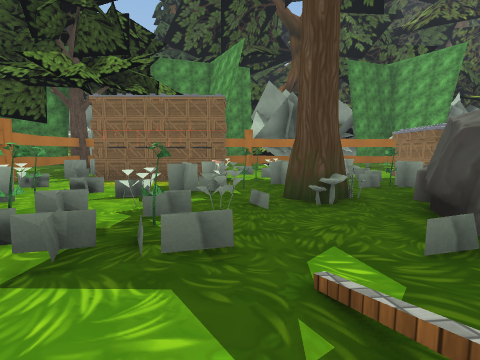
View 1 (above)

24 first-person views from a walk through a 3-D level made in the Unity game engine. The camera is 1.4 m above the floor, tilts 6° down and sees 85° across. The floor is counted in squares, 2 m on a side. Each view is taken from the middle of a square. On the plan, view 1 faces up. The plan holds only what a view shows up to about 9 squares ahead; the rest is blank. The place goes on beyond the plan. The player character is not drawn. Some surface patterns are stand-ins.

View 2
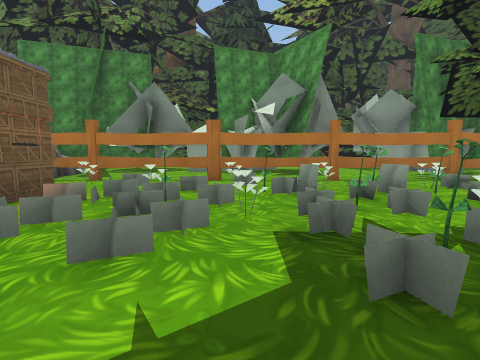

View 3
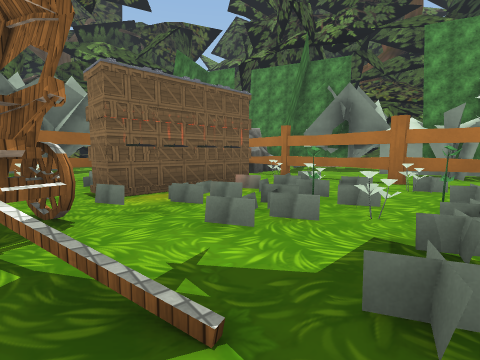

View 4
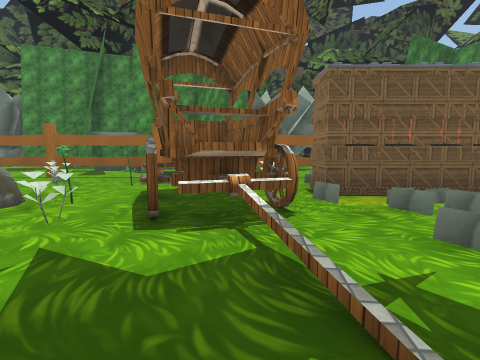

View 5
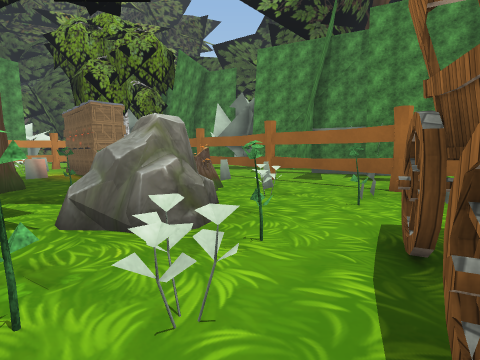

View 6
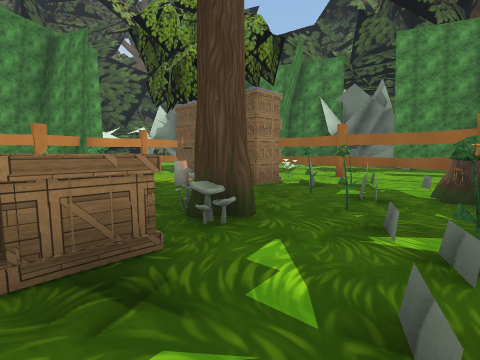

View 7
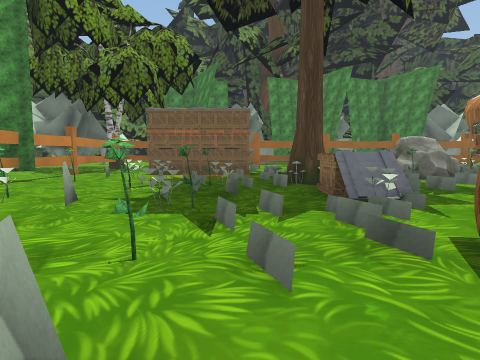

View 8
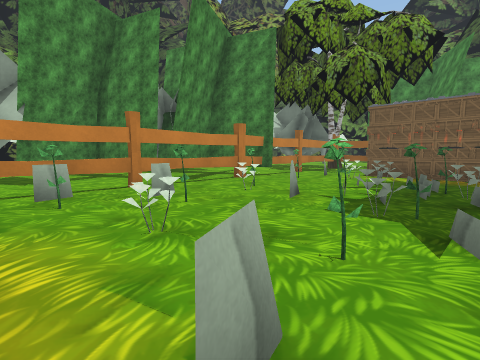

View 9
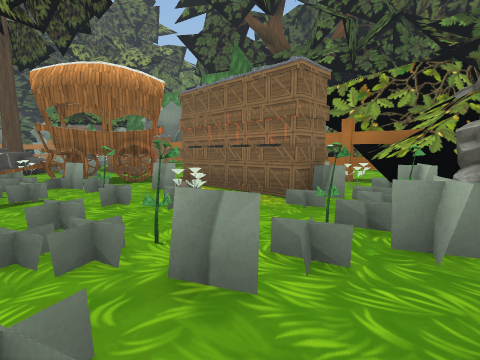

View 10
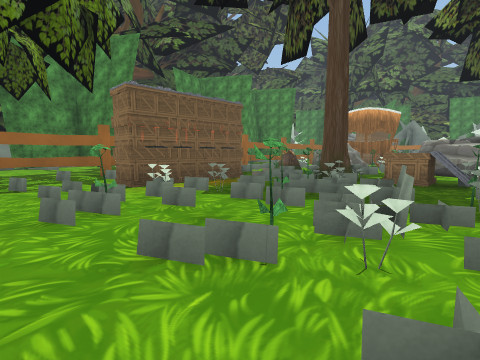

View 11
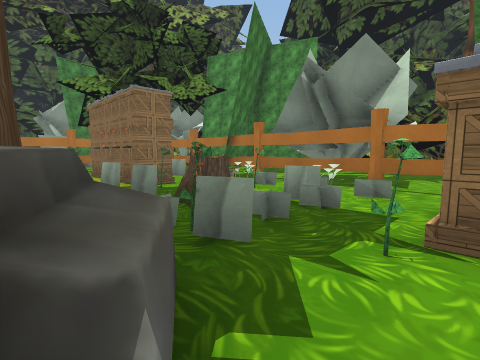

View 12
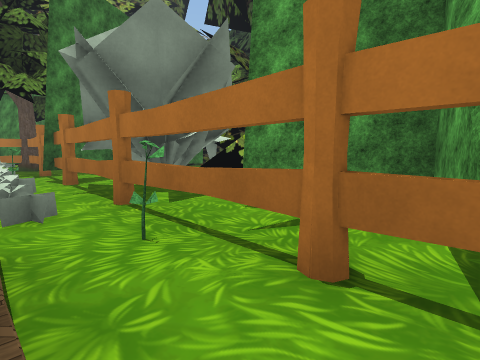

View 13
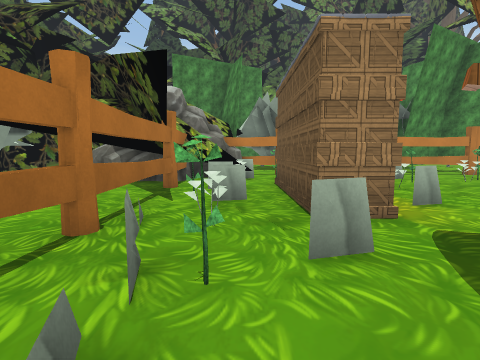

View 14
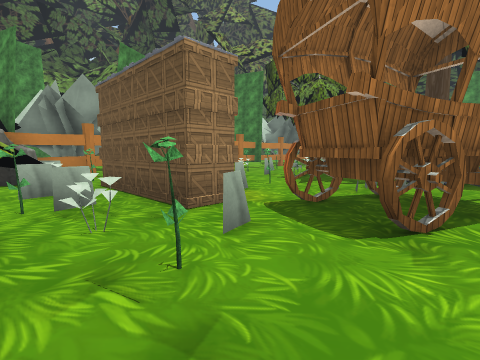

View 15
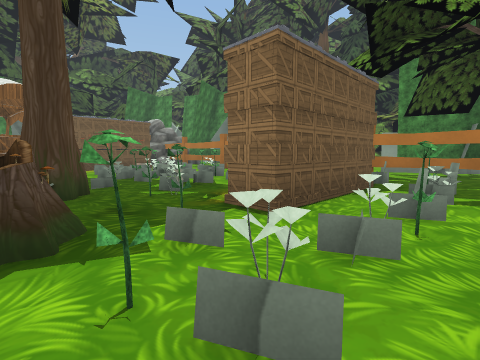

View 16
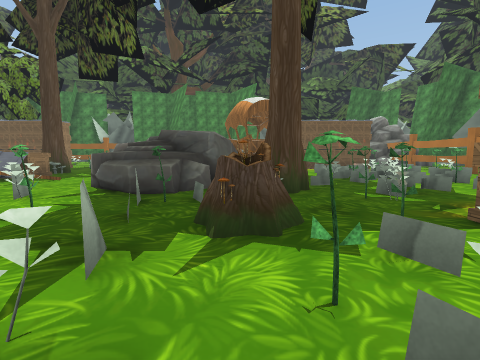

View 17
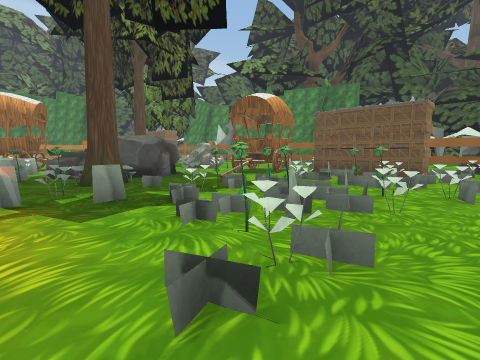

View 18
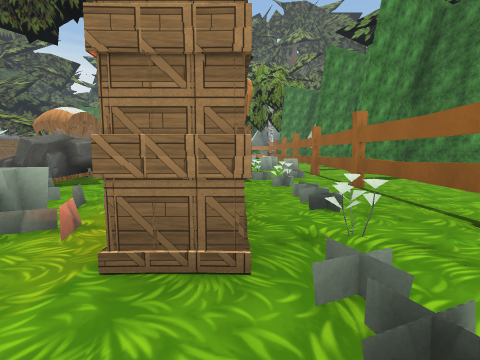

View 19
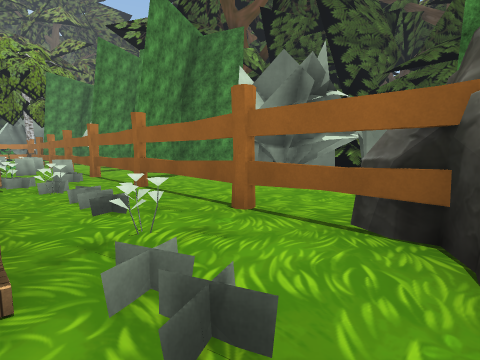

View 20
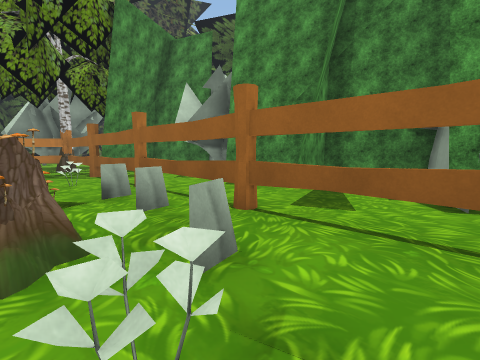

View 21
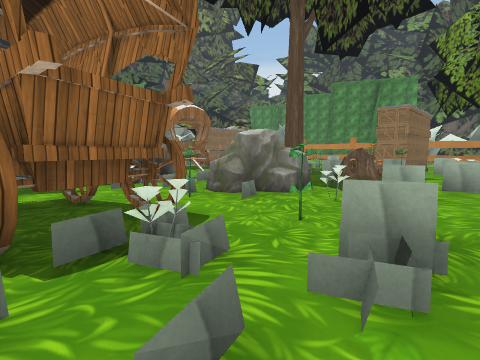

View 22
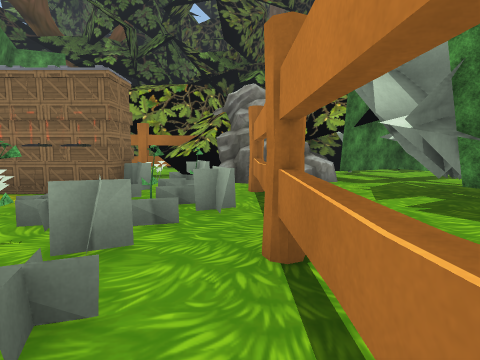

View 23
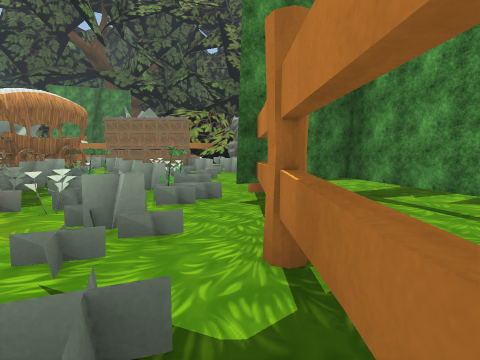

View 24
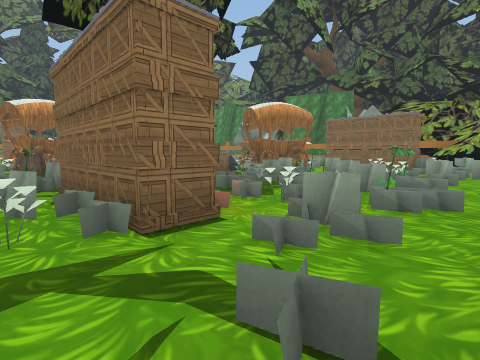

### Floor plan
Key: @ floor where view 1 was taken; # wall or solid block; x gap in a wall; . floor; = window, fence, low wall or low ledge; ^ raised ledge; T thing the floor can be seen under or through; O other object.
Columns run from 8 left of view 1 to 18 right of it. Each row starts with its distance up from view 1.
 12         # O           #
 11        ## OO ###     ##
 10     #####OOOO#.TT..####
  9 ###.O.O#.O.O.O..O.O.O^#####
  8 ###.OOOOOOOOOOO.O.OO.OO##^O
  7  #=OOOOO.OOO.OOO.OOOOOO#.OO
  6  ##.#...OOOOOO..##.OOOOO.OO
  5  .xOOO.OOOOOOOO##O.OOOOO. #
  4   =OOOOOOOO##.O##OOOOOO#. #
  3 ###OOOOOOO####OOOOOOOOO..#
  2 ###.OOOOO.####.OOOOOOOO.##
  1 ##=OOOOOO..###OOOOOOOOO###
  0 ###OOOOO@#.OOOOOOOOOOOO###
 -1 ###.OOOOO##OOOOOOOOOOOOO.#
 -2  .=OOOOOO##OOO#OOOOOOOO.##
 -3   #..OOO.#OO.OOOOOOOOOOO#
 -4  ##.O..OOOOOOO.OO.OOOO..#
 -5   ##.O....OOOO.OO..O..OO
 -6    ###=..=#..##....##=#
 -7      ..O ########OO####
 -8        O #######  O##

Where each view was taken, in squares from view 1:
view 1: 0 up, 0 right, facing up
view 2: 1 up, 1 right, facing left
view 3: 2 up, 1 right, facing down-left
view 4: 2 up, 1 right, facing down
view 5: 0 up, 2 right, facing down-right
view 6: 2 up, 6 right, facing down-right
view 7: 6 up, 10 right, facing down
view 8: 6 up, 10 right, facing down-right
view 9: 3 up, 15 right, facing up-left
view 10: 3 up, 15 right, facing down-left
view 11: 4 up, 5 right, facing up-left
view 12: 8 up, 7 right, facing up-left
view 13: 8 up, 7 right, facing right
view 14: 9 up, 7 right, facing down-right
view 15: 9 up, 2 right, facing down-left
view 16: 9 up, 2 right, facing down
view 17: 6 up, 5 left, facing down-right
view 18: 3 down, 5 left, facing right
view 19: 3 down, 5 left, facing down-right
view 20: 3 down, 4 right, facing down-right
view 21: 5 down, 1 right, facing up-right
view 22: 2 up, 15 right, facing up
view 23: 4 down, 15 right, facing up
view 24: 4 down, 15 right, facing up-left
